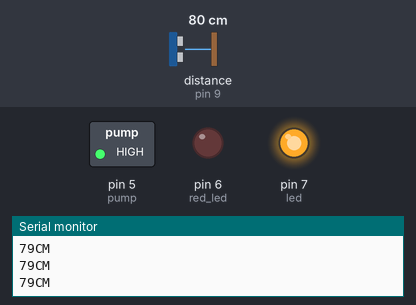
Bench run of a sketch on a simulated Arduino Uno, built with avr-gcc and run on an emulated ATmega328P. Parts: switched loads named in the sketch (green lamp = pin HIGH), output pins drawn as LEDs (lit = HIGH), the last lines printed to the serial monitor. Wiring (inferred from the names in the program): ultrasonic range finder: trigger pin 10; echo pin 9. The inputs (shaded band) are chosen by the test bench; at power-on: distance to the obstacle (sensor on pin 9) 80 cm. The echo pulse lasts 58.3 µs per cm; pins used as bus, display or sensor lines are not drawn.

Above: at 1.2 s.
1.3 s: distance to the obstacle (sensor on pin 9) set to 6 cm
2.8 s: distance to the obstacle (sensor on pin 9) set to 3 cm
At 3.7 s:
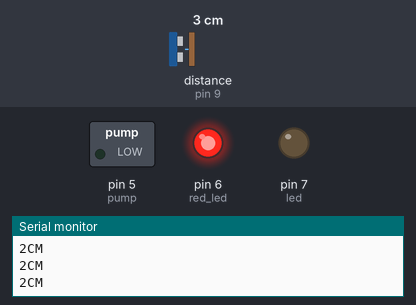
4.3 s: distance to the obstacle (sensor on pin 9) set to 11 cm
5.8 s: distance to the obstacle (sensor on pin 9) set to 14 cm
At 7.0 s:
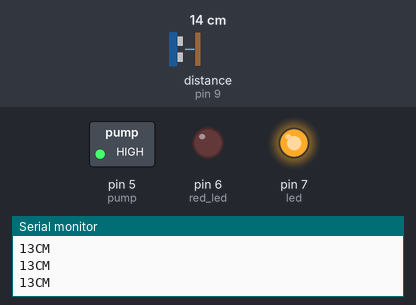
7.3 s: distance to the obstacle (sensor on pin 9) set to 2 cm
At 8.3 s:
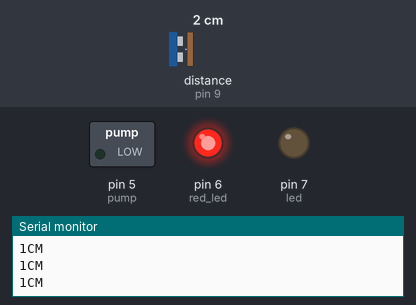
Timing chart, 0 to 9.8 s (numbered marks = the images above; inputs shaded):
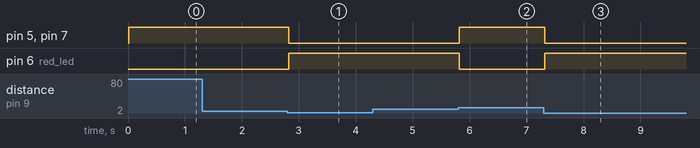

The sketch:

ard_01.ino
```cpp
int trigPin = 10;
int echoPin = 9;
int led = 7;
int red_led = 6;
int pump = 5;
int emergency_pin = 13;


void setup() {
  Serial.begin(9600);
   pinMode(led, OUTPUT);
   pinMode(red_led, OUTPUT);
   pinMode(pump, OUTPUT);
   pinMode(trigPin, OUTPUT);
   pinMode(echoPin, INPUT);
   pinMode(emergency_pin, INPUT);
  // put your setup code here, to run once:

}

void loop() {
  long duration, distance;
  digitalWrite(trigPin,HIGH);
  delayMicroseconds(1000);
  digitalWrite(trigPin, LOW);
  duration=pulseIn(echoPin, HIGH);
  distance =(duration/2)/29.1;
  Serial.print(distance);
  Serial.println("CM");
  delay(10);


 if((distance>=12))
  {
    digitalWrite(led, HIGH);
    digitalWrite(pump, HIGH);
    digitalWrite(red_led, LOW);
}
   else if(distance<=3)
 {
     digitalWrite(led, LOW);
     digitalWrite(pump, LOW);
     digitalWrite(red_led, HIGH);
   }

}
```

Measured:
- the behaviour switches between 5 and 4 cm on distance to the obstacle (sensor on pin 9) (found by bisection; images 0 and 1)
- the behaviour switches between 12 and 13 cm on distance to the obstacle (sensor on pin 9) (found by bisection; images 1 and 2)
- after the input at 2.8 s, pin 5 (pump), pin 7 (led): HIGH → LOW at once; pin 6 (red_led): LOW → HIGH at once
- after the input at 5.8 s, pin 5 (pump), pin 7 (led): LOW → HIGH at once; pin 6 (red_led): HIGH → LOW at once
- after the input at 7.3 s, pin 5 (pump), pin 7 (led): HIGH → LOW at once; pin 6 (red_led): LOW → HIGH at once
